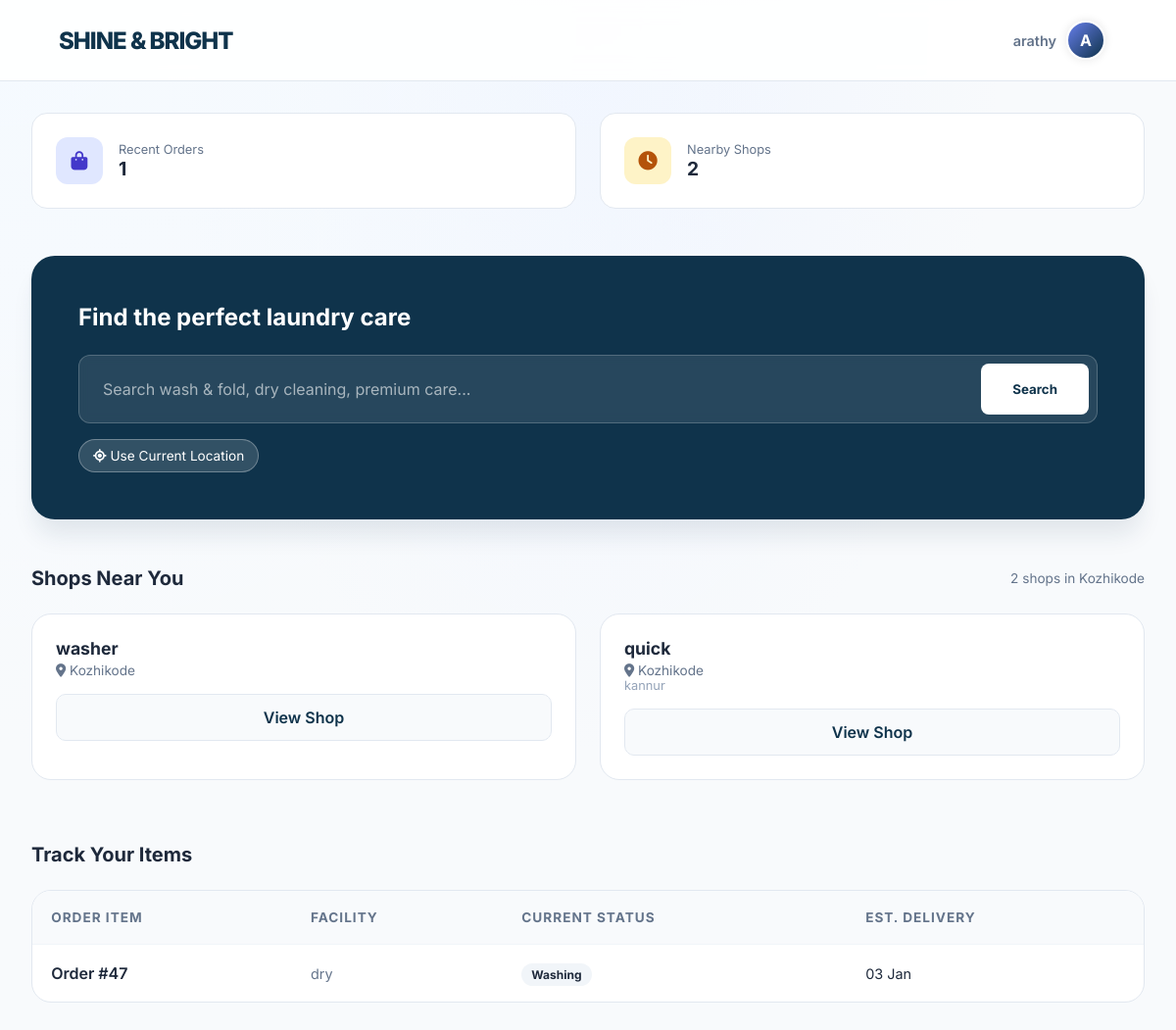
The page /dashboard/ (signed in) on the database its author committed.
### shop/models.py (models this page shows, shortened)
class Profile(models.Model):
    user = models.OneToOneField(User, on_delete=models.CASCADE)
    full_name = models.CharField(max_length=100, blank=True)
    phone = models.CharField(max_length=15, blank=True)
    profile_image = CloudinaryField('image', blank=True, null=True)
    city = models.CharField(max_length=100, blank=True)
    latitude = models.FloatField(blank=True, null=True)
    longitude = models.FloatField(blank=True, null=True)
    email_verified = models.BooleanField(default=False)
    notifications_enabled = models.BooleanField(default=True)
    login_email_sent = models.BooleanField(default=False)

class LaundryShop(models.Model):
    name = models.CharField(max_length=100, unique=True)
    email = models.EmailField(unique=True)
    password = models.CharField(max_length=128, blank=True)
    address = models.TextField(blank=True)
    phone = models.CharField(max_length=15, blank=True)
    city = models.CharField(max_length=100, blank=True)
    latitude = models.FloatField(blank=True, null=True)
    longitude = models.FloatField(blank=True, null=True)
    is_approved = models.BooleanField(default=False)
    is_open = models.BooleanField(default=True)
    created_at = models.DateTimeField(default=timezone.now)
    razorpay_account_id = models.CharField(
        max_length=100,
        blank=True,
        null=True,
        help_text="Razorpay Account ID for marketplace payments"
    )
    razorpay_key_id = models.CharField(
        max_length=100,
        blank=True,
        null=True,
        help_text="Razorpay Key ID for shop payments"
    )
    razorpay_key_secret = models.CharField(
        max_length=100,
        blank=True,
        null=True,
        help_text="Razorpay Key Secret for shop payments"
    )
    bank_account_holder_name = models.CharField(
        max_length=100,
        blank=True,
        null=True,
        help_text="Account holder name as per bank records"
    )
    bank_account_number = models.CharField(
        max_length=50,
        blank=True,
        null=True,
        help_text="Bank account number"
    )
    bank_ifsc_code = models.CharField(
        max_length=11,
        blank=True,
        null=True,
        help_text="IFSC code (e.g., HDFC0001234)"
    )
    bank_name = models.CharField(
        max_length=100,
        blank=True,
        null=True,
        help_text="Bank name (e.g., HDFC Bank, SBI)"
    )
    bank_branch = models.CharField(
        max_length=100,
        blank=True,
        null=True,
        help_text="Bank branch name"
    )
    bank_account_type = models.CharField(
        max_length=20,
        choices=[
            ('Savings', 'Savings'),
            ('Current', 'Current'),
        ],
        blank=True,
        null=True,
        help_text="Type of bank account"
    )

class Order(models.Model):
    STATUS_CHOICES = [
        ('Pending', 'Pending'),
        ('Pickup', 'Pickup'),
        ('Washing', 'Washing'),
        ('Drying', 'Drying'),
        ('Ironing', 'Ironing'),
        ('Ready', 'Ready for Pickup'),
        ('Completed', 'Completed'),
    ]
    PAYMENT_CHOICES = [
        ('Pending', 'Pending'),
        ('Completed', 'Completed'),
    ]
    user = models.ForeignKey(User, on_delete=models.CASCADE)
    shop = models.ForeignKey(LaundryShop, on_delete=models.CASCADE)
    branch = models.ForeignKey(Branch, on_delete=models.CASCADE, blank=True, null=True)
    base_amount = models.DecimalField(max_digits=10, decimal_places=2, default=0)
    platform_fee = models.DecimalField(max_digits=10, decimal_places=2, default=0)
    delivery_fee = models.DecimalField(max_digits=10, decimal_places=2, default=0)
    gst_amount = models.DecimalField(max_digits=10, decimal_places=2, default=0)
    amount = models.DecimalField(
        max_digits=10,
        decimal_places=2,
        help_text="Final payable amount (base + fees + GST)"
    )
    cloth_status = models.CharField(
        max_length=20,
        choices=STATUS_CHOICES,
        default='Pending'
    )
    payment_status = models.CharField(
        max_length=20,
        choices=PAYMENT_CHOICES,
        default='Pending'
    )
    pickup_date = models.DateTimeField(blank=True, null=True)
    delivery_date = models.DateTimeField(blank=True, null=True)
    delivery_name = models.CharField(max_length=100, blank=True)
    delivery_address = models.TextField(blank=True)
    delivery_phone = models.CharField(max_length=15, blank=True)
    special_instructions = models.TextField(blank=True)
    created_at = models.DateTimeField(default=timezone.now)
    delay_notified = models.BooleanField(default=False)
    thank_you_sent = models.BooleanField(default=False)
    razorpay_payment_id = models.CharField(max_length=100, blank=True, null=True)
    razorpay_order_id = models.CharField(max_length=100, blank=True, null=True)

### shop/views.py (the view)
# urls.py: path("dashboard/", views.user_dashboard, name="dashboard"),
@login_required
def user_dashboard(request):
    pending = Order.objects.filter(
        user=request.user,
        cloth_status="Pending",
        payment_status="Completed"
    ).count()
    completed = Order.objects.filter(
        user=request.user,
        cloth_status="Completed",
        payment_status="Completed"
    ).count()
    spent = (
        Order.objects
        .filter(user=request.user, payment_status="Completed")
        .aggregate(total=Sum("amount"))["total"]
        or 0
    )
    cloth_status = get_cloth_status(request.user)
    search_query = request.GET.get("search", "").strip()
    user_city = None
    try:
        user_city = request.user.profile.city.strip()
    except:
        user_city = None
    services_nearby = []
    shops_nearby = []
    nearby_shop_count = 0
    if search_query:
        services = (
            Service.objects
            .filter(name__icontains=search_query)
            .select_related("branch__shop")
            .filter(branch__shop__is_approved=True)
        )
        if user_city:
            city_services = services.filter(
                branch__shop__city__iexact=user_city
            )
            services_nearby = city_services[:10] if city_services.exists() else services[:10]
        else:
            services_nearby = services[:10]
    elif user_city:
        services_nearby = Service.objects.filter(
            branch__shop__is_approved=True,
            branch__shop__city__iexact=user_city
        ).select_related('branch__shop')[:10]
        nearby_shops_qs = (
            LaundryShop.objects
            .filter(is_approved=True, city__iexact=user_city)
            .order_by("id")   # 🔑 FORCE deterministic rows
            .distinct()
        )
        shops_nearby = nearby_shops_qs[:10]
        nearby_shop_count = nearby_shops_qs.count()
    create_order_notifications(request.user)
    create_welcome_notifications(request.user)
    recent_notifications = (
        Notification.objects
        .filter(user=request.user, is_read=False)
        .order_by("-created_at")[:5]
    )
    recent_notifications = [
        {
            "id": n.id,
            "title": n.title,
            "message": n.message,
            "time": n.created_at,
            "icon": n.icon,
            "color": n.color,
            "is_read": n.is_read,
        }
        for n in recent_notifications
    ]
    if hasattr(request.user, "profile") and request.user.profile.notifications_enabled:
        unread_count = Notification.objects.filter(
            user=request.user,
            is_read=False
        ).count()
    else:
        unread_count = 0
    previous_shops = (
        LaundryShop.objects
        .filter(
            order__user=request.user,
            order__cloth_status="Completed",
            order__payment_status="Completed",
        )
        .distinct()
    )
    return render(
        request,
        "user_dashboard.html",
        {
            "pending_count": pending,
            "completed_count": completed,
            "total_spent": spent,
            "cloth_status": cloth_status,
            "services_nearby": services_nearby,
            "shops_nearby": shops_nearby,
            "nearby_shop_count": nearby_shop_count,   # 🔑 ACCURATE COUNT
            "search_query": search_query,
            "user_city": user_city,
            "recent_notifications": recent_notifications,
            "unread_count": unread_count,
            "previous_shops": previous_shops,
        },
    )

### shop/templates/user_dashboard.html (shortened to what this page needs)
{% load static %}
<!DOCTYPE html>
<html lang="en">
<head>
    <link rel="stylesheet" href="https://cdnjs.cloudflare.com/ajax/libs/font-awesome/6.4.0/css/all.min.css">
</head>
<body>
    <nav class="top-nav">
        <div class="logo-text">SHINE & BRIGHT</div>
        <div class="user-profile-trigger" id="profileToggle">
            <span style="font-size: 0.9rem; font-weight: 600; color: var(--text-muted)">{{ request.user.username }}</span>
            {% if request.user.profile.profile_image %}
                <img src="{{ request.user.profile.profile_image.url }}" class="avatar" alt="Profile">
            {% else %}
                <div class="avatar avatar-fallback">
                    {{ request.user.username|slice:":1"|upper }}
                </div>
            {% endif %}
        </div>
    </nav>
    <div class="dashboard-container">
        <div class="stats-row">
            <div class="stat-card">
                <div class="stat-icon" style="background: #e0e7ff; color: #4338ca"><i class="fas fa-shopping-bag"></i></div>
                <div>
                    <p style="font-size: 0.8rem; color: var(--text-muted)">Recent Orders</p>
                    <p style="font-weight: 700; font-size: 1.2rem">{{ cloth_status|length }}</p>
                </div>
            </div>
            <div class="stat-card">
                <div class="stat-icon" style="background: #fef3c7; color: #b45309"><i class="fas fa-clock"></i></div>
                <div>
                    <p style="font-size: 0.8rem; color: var(--text-muted)">Nearby Shops</p>
                    <p style="font-weight: 700; font-size: 1.2rem">{{ nearby_shop_count }}</p>
                </div>
            </div>
        </div>
        <div class="search-wrapper">
            <h2>Find the perfect laundry care</h2>
            <form method="GET" class="modern-search-bar">
                <input type="text" name="search" value="{{ search_query }}" placeholder="Search wash & fold, dry cleaning, premium care...">
                <button type="submit" class="search-btn-alt">Search</button>
            </form>
            <div style="margin-top: 16px; display: flex; align-items: center; gap: 12px;">
                <button id="useLiveLocationBtn"
                        style="
                            background: rgba(255,255,255,0.15);
                            color: #fff;
                            border: 1px solid rgba(255,255,255,0.3);
                            padding: 8px 14px;
                            border-radius: 999px;
                            font-size: 0.85rem;
                            cursor: pointer;
                        ">
                    <i class="fas fa-location-crosshairs"></i>
                    Use Current Location
                </button>
            </div>
        </div>
        <div class="section-header">
            <h2>Shops Near You</h2>
            {% if user_city %}
                <span style="font-size: 0.85rem; color: var(--text-muted);">
                    {{ nearby_shop_count }} shops in {{ user_city }}
                </span>
            {% endif %}
        </div>
        {% if shops_nearby %}
            <div class="modern-grid">
                {% for shop in shops_nearby %}
                    <div class="shop-card">
                        <div class="card-body">
                            <h3 style="font-size: 1.1rem; font-weight: 700;">
                                {{ shop.name }}
                            </h3>
                            <p style="font-size: 0.85rem; color: #64748b; margin-top: 4px;">
                                <i class="fas fa-map-marker-alt"></i>
                                {{ shop.city }}
                            </p>
                            {% if shop.address %}
                                <p style="font-size: 0.8rem; color: #94a3b8;">
                                    {{ shop.address|truncatechars:60 }}
                                </p>
                            {% endif %}
                            <a href="{% url 'shop_detail' shop.id %}" class="btn-main">
                                View Shop
                            </a>
                        </div>
                    </div>
                {% endfor %}
            </div>
        {% endif %}
        <div class="section-header">
            <h2>Track Your Items</h2>
        </div>
        <div class="table-container">
            <table class="modern-table">
                <thead>
                    <tr>
                        <th>Order Item</th>
                        <th>Facility</th>
                        <th>Current Status</th>
                        <th>Est. Delivery</th>
                    </tr>
                </thead>
                <tbody>
                    {% for cloth in cloth_status %}
                    <tr>
                        <td style="font-weight: 600;">{{ cloth.cloth_name }}</td>
                        <td style="color: var(--text-muted); font-size: 0.9rem;">{{ cloth.shop_name }}</td>
                        <td><span class="status-pill">{{ cloth.status }}</span></td>
                        <td style="font-size: 0.9rem;">{% if cloth.delivery_date %}{{ cloth.delivery_date|date:"d M" }}{% else %}Calculating...{% endif %}</td>
                    </tr>
                    {% empty %}
                    <tr>
                        <td colspan="4" style="text-align: center; color: var(--text-muted); padding: 3rem;">No active orders to track.</td>
                    </tr>
                    {% endfor %}
                </tbody>
            </table>
        </div>
    </div>
</body>
</html>

### rows shown on the page
Profile: city "Kozhikode"
LaundryShop: name "washer", city "Kozhikode"
LaundryShop: name "quick", city "Kozhikode", address "kannur"
LaundryShop: shop_name "dry"
Order: status "Washing", delivery_date "03 Jan"

### other values the page prints
{{ request.user.username }} "arathy"
{{ request.user.username|slice:":1"|upper }} "A"
{{ cloth_status|length }} "1"
{{ nearby_shop_count }} "2"
{{ cloth.cloth_name }} "Order #47"
